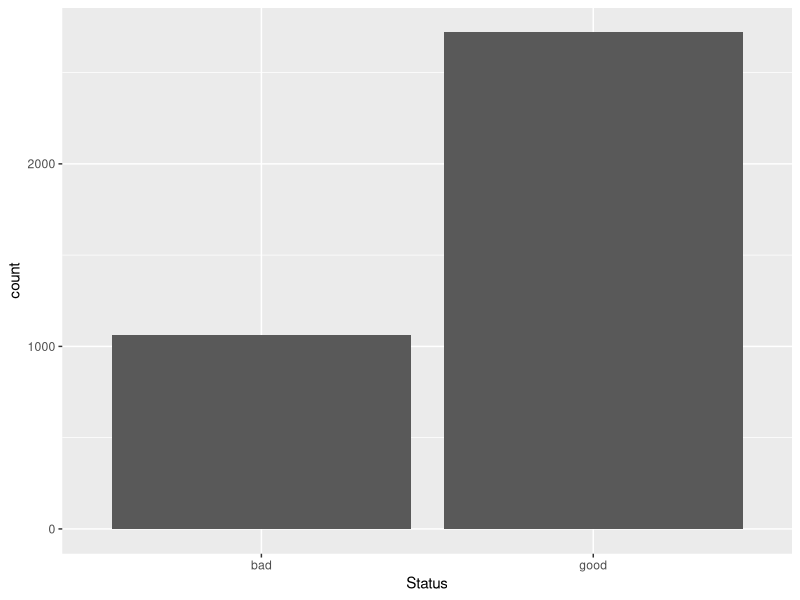

Recreate this plot in R.
## ---- chunk 1
knitr::opts_chunk$set(echo = TRUE, cache=TRUE)
## ---- chunk 2
library(dplyr)
library(ggplot2)
library(rsample)
library(recipes)
## ---- chunk 3
data(credit_data, package='modeldata')
credit <- as_tibble(credit_data)

credit
## ---- chunk 4
fake <- credit |> 
    slice_sample(n=10) |> 
    select(-Status)
fake
## ---- chunk 5
set.seed(1234)
sample(10, 4)

set.seed(1234)
credit_split <- initial_split(credit, prop=0.85, strata='Status')
credit_split

train <- training(credit_split)
test <- testing(credit_split)

train
test
## ---- chunk 6
ggplot(train, aes(x=Status)) + geom_bar()
## ---- chunk 7
recipe(Status ~ ., data=train) |>
    # not necessary with xgboost
    themis::step_upsample(Status) |>
    # not necessary with xgboost
    step_impute_knn(all_numeric_predictors()) |> 
    # not necessary with xgboost
    step_factor2string(all_nominal_predictors()) |> 
    # step_mutate(Home=tidyr::replace_na(Home, 'missing')) |> 
    # step_mutate(Job=tidyr::replace_na(Job, 'missing')) |> 
    # step_mutate(Marital=tidyr::replace_na(Marital, 'missing')) |> 
    step_mutate_at(
        all_nominal_predictors(), fn = ~ coalesce(.x, "Missing")
    ) |> 
    step_string2factor(all_nominal_predictors()) |> 
    prep(strings_as_factors=FALSE) |>
    bake(new_data=NULL)
